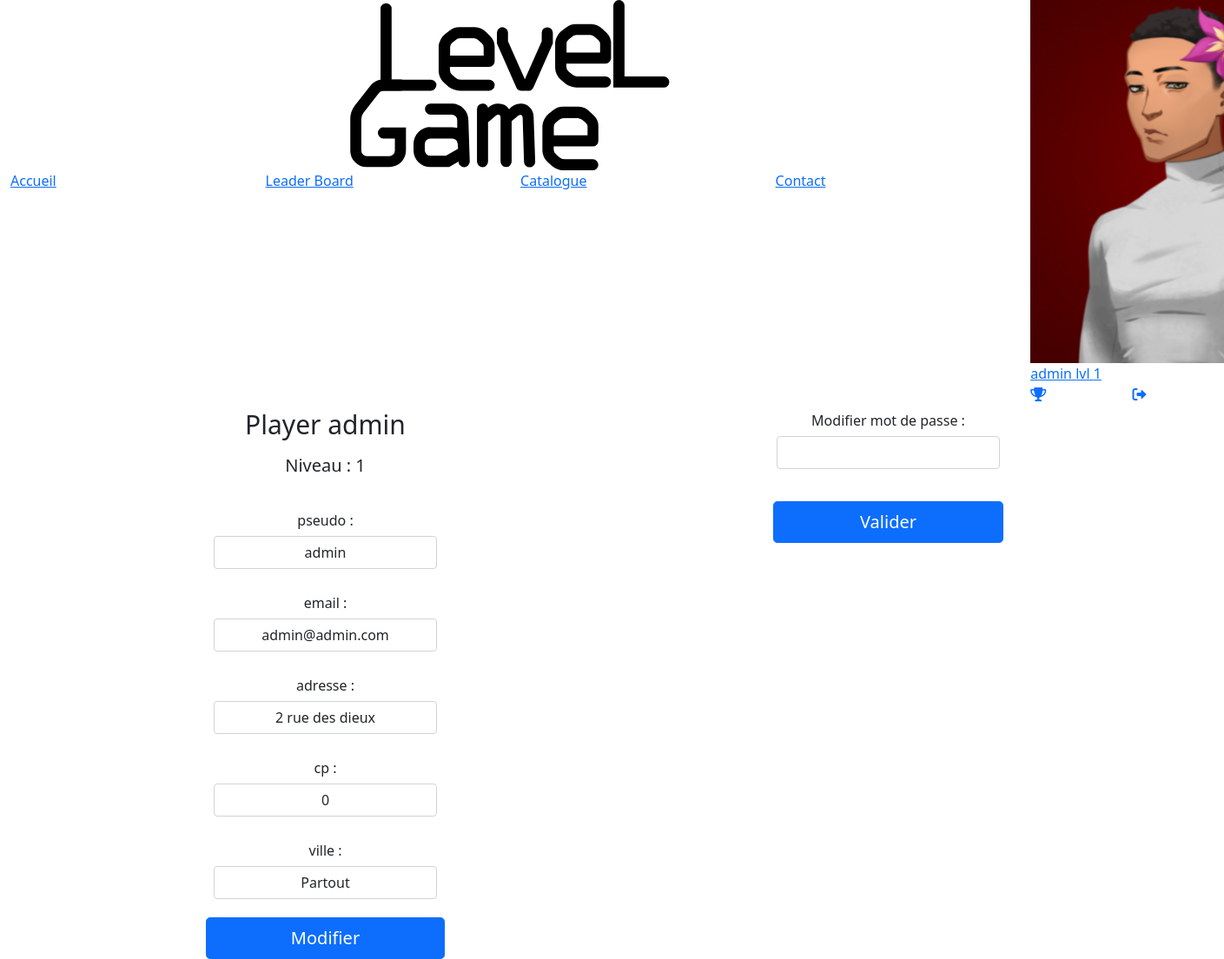
/?p=infos (signed in), run on the app's committed database.
### tables this page shows
CREATE TABLE IF NOT EXISTS `user` (
  `idUser` int(11) NOT NULL AUTO_INCREMENT,
  `nom` varchar(47) NOT NULL,
  `email` varchar(100) NOT NULL,
  `mdp` varchar(30) NOT NULL,
  `niveau` int(11) NOT NULL,
  `adresse` varchar(60) NOT NULL,
  `cp` int(11) NOT NULL,
  `ville` varchar(60) NOT NULL,
  `admin` tinyint(1) DEFAULT NULL,
  PRIMARY KEY (`idUser`),
  KEY `niveau` (`niveau`) USING BTREE
);

### public/index.php (called while the page is built, shortened)
<?php
require_once "../src/core/rooter.php";
require "views/layout.php";
?>

### src/models/repository/UserRepo.php (called while the page is built, shortened)
<?php
class UserRepo extends BddConnection{
    protected $dataUserSelected;
    protected function getUserByChamp($typeChamp, $valueToSearch){
        return $this->specifique("user", $typeChamp, $valueToSearch);
    }
   public function setUserByChamp($champ , $nomChamp ){
       $tab = $this->getUserByChamp($champ , $nomChamp);
       $this->dataUserSelected = new User();
       $this->dataUserSelected->setIdUser($tab[0]["idUser"])
                ->setNom($tab[0]["nom"])
                ->setMail($tab[0]["email"])
                ->setMdp($tab[0]["mdp"])
                ->setNiveau($tab[0]["niveau"])
                ->setAdresse($tab[0]["adresse"])
                ->setCp($tab[0]["cp"])
                ->setVille($tab[0]["ville"])
                ->setAdmin($tab[0]["admin"]);
        return $this;
   }
    public function getDataUserSelected(){
        return $this->dataUserSelected;
    }
}
?>

### src/models/entity/User.php (called while the page is built, shortened)
<?php
class User{
    protected $nom;
    protected $mail;
    protected $niveau;
    protected $adresse;
    protected $cp;
    protected $ville;
    public function getNom()
    {
        return $this->nom;
    }
    public function setNom($nom)
    {
        $this->nom = $nom;
        return $this;
    }
    public function getMail()
    {
        return $this->mail;
    }
    public function setMail($mail)
    {
        $this->mail = $mail;
        return $this;
    }
    public function getNiveau()
    {
        return $this->niveau;
    }
    public function setNiveau($niveau)
    {
        $this->niveau = $niveau;
        return $this;
    }
    public function getAdresse()
    {
        return $this->adresse;
    }
    public function setAdresse($adresse)
    {
        $this->adresse = $adresse;
        return $this;
    }
    public function getCp()
    {
        return $this->cp;
    }
    public function setCp($cp)
    {
        $this->cp = $cp;
        return $this;
    }
    public function getVille()
    {
        return $this->ville;
    }
    public function setVille($ville)
    {
        $this->ville = $ville;
        return $this;
    }
}
?>

### src/models/BddConnection.php (called while the page is built, shortened)
<?php
class BddConnection{
	protected $serveur = "localhost";
	protected $bdd 	= "blocb";
	protected $user = "root";
	protected $password = "";
	protected function getconnect(){
		try{
			$db = new PDO("mysql:host=$this->serveur;dbname=$this->bdd;charset=utf8",$this->user,$this->password);
			return $db;
		}
		catch(PDOException $erreur){
		return "Erreur : ". $erreur->getMessage();
		}
	}
	public function specifique($table,$champ,$id){
		$db = $this->getconnect();
		$sql = "SELECT * FROM $table WHERE $champ = :id";
		$rst = $db->prepare($sql);
		$rst->execute([":id" => $id]);
		return  $rst->fetchAll(PDO::FETCH_ASSOC);
	}
}
?>

### public/views/infos.php (the view)
<div class="container" style="width : 100vw;">
    <div class="row adminPanel">
        <form method="post" action="?p=infos" class="col-6 ">
            <div class="row flex-column align-items-center justify-content-center">
                <p class="title col-md-12 text-center" style="margin-bottom:10px;font-size:30px">Player <?= $pseudo ?></p>
                <p class="title col-md-12 text-center" style="margin-bottom:30px;font-size:20px">Niveau : <?= $lvl ?></p>
                <div style="height:80px;margin-bottom:15px" class="row d-flex flex-column justify-content-evenly  align-items-center">
                    <span class="col-md-5 text-center">pseudo :</span>
                    <input type="text" name="pseudo" class="form-control text-center" style='width:auto' value='<?= $pseudo ?>'>
                </div>
                <div style="height:80px;margin-bottom:15px" class="row d-flex flex-column justify-content-evenly  align-items-center">
                    <span class="col-md-5 text-center">email :</span>
                    <input type="text" name="email" class="form-control text-center" style='width:auto' value='<?= $email ?>'>
                </div>
                <div style="height:80px;margin-bottom:15px" class="row d-flex flex-column justify-content-evenly  align-items-center">
                    <span class="col-md-5 text-center">adresse :</span>
                    <input type="text" name="adresse" class="form-control text-center" style='width:auto' value='<?= $adresse ?>'>
                </div>
                <div style="height:80px;margin-bottom:15px" class="row d-flex flex-column justify-content-evenly  align-items-center">
                    <span class="col-md-5 text-center">cp :</span>
                    <input type="text" name="cp" class="form-control text-center" style='width:auto' value='<?= $cp ?>'>
                </div>
                <div style="height:80px;margin-bottom:15px" class="row d-flex flex-column justify-content-evenly  align-items-center">
                    <span class="col-md-5 text-center">ville :</span>
                    <input type="text" name="ville" class="form-control text-center" style='width:auto' value='<?= $ville ?>'>
                </div>
                <button type="submit" name="submit" class="col-md-5 btn btn-primary btn-lg" style="padding-left: 2.5rem; padding-right: 2.5rem;">Modifier </button>
            </div>
        </form>
        <form method="post" action="?p=infos" class="col-6">
            <div class="row">
                <div style="height:80px;margin-bottom:15px" class="row d-flex flex-column justify-content-evenly  align-items-center">
                    <span class="col-md-5 text-center">Modifier mot de passe :</span>
                    <input type="password" name="mdp" class="form-control text-center" style='width:auto'>
                </div>
                <div style="height:80px;margin-bottom:15px" class="row d-flex flex-column justify-content-evenly  align-items-center">
                <button type="submit" name="submitPwd" class="col-md-5 btn btn-primary btn-lg" style="padding-left: 2.5rem; padding-right: 2.5rem;">Valider</button>
                </div>
            </div>
        </form>
    </div>
</div>

### public/views/layout.php (shortened to what this page needs)
<!DOCTYPE html>
<html lang="en">
<head>
    <link rel="stylesheet/less" href="views/style/reset.less">
    <link href="https://cdn.jsdelivr.net/npm/bootstrap@5.1.3/dist/css/bootstrap.min.css" rel="stylesheet">
    <link rel="stylesheet" href="https://cdnjs.cloudflare.com/ajax/libs/font-awesome/6.0.0-beta3/css/all.min.css"/>
    <link rel="stylesheet/less" href="views/style/style.less">
</head>
<body>
<header class="container-fluid">
    <div class="header">
        <div class="row AZERTY">
            <div class="col-10 menu">
                <div class="row">
                    <div class="offset-4 col-4 logo">
                        <a href="#">
                        </a>
                    </div>
                </div>
                    <div class="row liens">
                        <a href="?p=accueil"class="col-3" >Accueil</a>
                        <a href="?p=leaderboard"class="col-3" >Leader Board</a>
                        <a href="?p=catalogue"class="col-3" >Catalogue</a>
                    <a href="?p=contact"class="col-3" >Contact</a>
                    </div>
                </div>
                <?php
                $compte = $_SESSION['compte'] ?? "";
                if($compte) :
                    $userRepo = new UserRepo();
                    $userRepo->setUserByChamp("email",$session->GetCompte()["email"] );
                    $try = $userRepo->getDataUserSelected(); ?>
                        <div class="col-2 connecter">
                            <a href="?p=infos" class="avatar">
                                <img src="views/style/img/avatar<?= $try->getNiveau();?>.png" alt="">
                                <span class="user"><?php
                                echo($try->getNom()); ?></span>
                                <span class="niveau">lvl&nbsp<?= $try->getNiveau(); ?></span>
                            </a>
                            <div class="userconnecter">
                                <div class="row">
                                    <a href="?p=stats" class="col-6"><i class="fas fa-trophy"></i></a>
                                    <a href="?p=login" class="col-6"><i class="fa-solid fa-right-from-bracket"></i></a>
                                </div>
                            </div>
                        </div>
                <?php endif ?>
            </div>
         </div>
</header>
    <?= $page_content;?>
</body>
</html>

### data on the page
user: nom "admin", niveau "1", pseudo "admin", email "admin@admin.com", adresse "2 rue des dieux", cp "0", ville "Partout"
